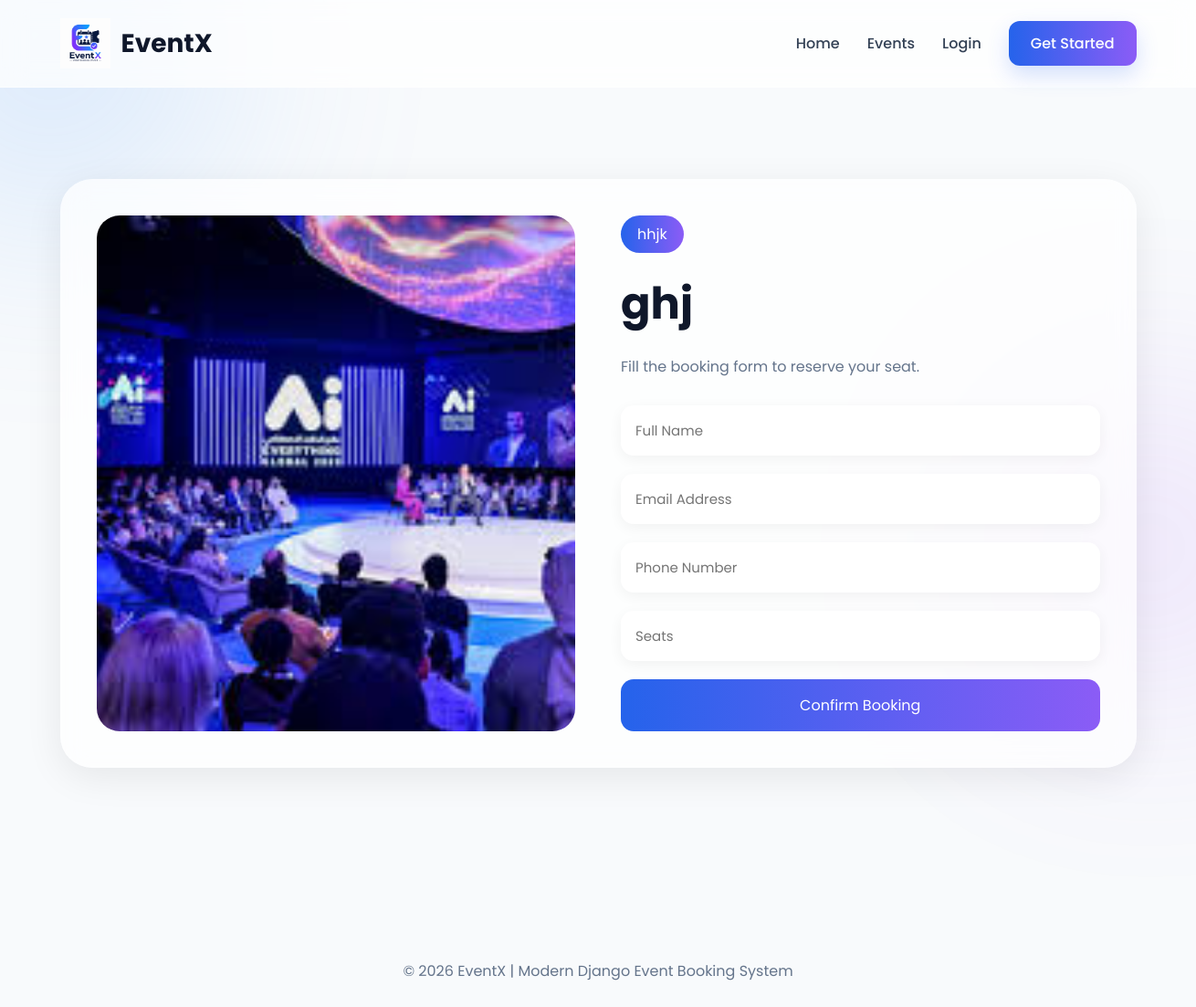
The page /booking/4/ on the database its author committed.
### app/models.py (models this page shows, shortened)
class Event(models.Model):
    title = models.CharField(max_length=200)
    description = models.TextField()
    image = models.ImageField(upload_to='events/')
    date = models.DateField()
    location = models.CharField(max_length=200)
    category = models.CharField(max_length=100)
    total_seats = models.IntegerField(default=100)
    created_at = models.DateTimeField(auto_now_add=True)

### app/views.py (the view, shortened to what this page needs)
def booking_page(request, id):
    event = get_object_or_404(Event, id=id)
    context = {
        'event': event
    }
    return render(
        request,
        'booking.html',
        context
    )

### templates/booking.html (shortened to what this page needs)
{% extends 'base.html' %}
{% block content %}
<div class="blur1"></div>
<div class="blur2"></div>
<section class="booking-section container">
    <div class="booking-card">
        <div class="booking-left">
            {% if event.image %}
            <img src="{{ event.image.url }}" alt="">
            {% endif %}
        </div>
        <div class="booking-right">
            <span class="booking-tag">
                {{ event.category }}
            </span>
            <h1>
                {{ event.title }}
            </h1>
            <p>
                Fill the booking form to reserve your seat.
            </p>
            <form method="POST">
    <input type="text"
        name="full_name"
        placeholder="Full Name"
        required>
    <input type="email"
        name="email"
        placeholder="Email Address"
        required>
    <input type="text"
        name="phone"
        placeholder="Phone Number"
        required>
    <input type="number"
        name="seats"
        placeholder="Seats"
        required>
    <button type="submit">
        Confirm Booking
    </button>
</form>
        </div>
    </div>
</section>
{% endblock %}

### pro/static/css/style.css (style rules this page uses)
* { margin:0; padding:0; box-sizing:border-box; font-family:'Poppins',sans-serif; }
html { scroll-behavior:smooth; }
body { background:#f8fafc; color:#0f172a; overflow-x:hidden; position:relative; }
.container { width:90%; max-width:1300px; margin:auto; }
.blur1 { position:absolute; width:350px; height:350px; background:#60a5fa; border-radius:50%; filter:blur(130px); top:-120px; left:-120px; opacity:0.25; z-index:-1; }
.blur2 { position:absolute; width:300px; height:300px; background:#a855f7; border-radius:50%; filter:blur(130px); right:-100px; top:450px; opacity:0.18; z-index:-1; }
.booking-section { padding:100px 0; }
.booking-card { display:grid; grid-template-columns:repeat(auto-fit,minmax(350px,1fr)); gap:50px; background:rgba(255,255,255,0.7); padding:40px; border-radius:35px; backdrop-filter:blur(14px); box-shadow:0 10px 40px rgba(0,0,0,0.08); }
.booking-left img { width:100%; height:100%; object-fit:cover; border-radius:25px; }
.booking-tag { display:inline-block; background:linear-gradient(to right,#2563eb,#8b5cf6); color:white; padding:8px 18px; border-radius:30px; margin-bottom:20px; }
.booking-right h1 { font-size:48px; margin-bottom:20px; }
.booking-right p { color:#64748b; margin-bottom:30px; }
form { display:flex; flex-direction:column; gap:20px; }
form input { padding:16px; border:none; border-radius:14px; background:white; outline:none; font-size:15px; box-shadow:0 4px 15px rgba(0,0,0,0.05); }
form button { padding:16px; border:none; border-radius:14px; background:linear-gradient(to right,#2563eb,#8b5cf6); color:white; font-size:16px; cursor:pointer; transition:0.4s; }

### rows shown on the page
Event: image (picture), category "hhjk", title "ghj"
